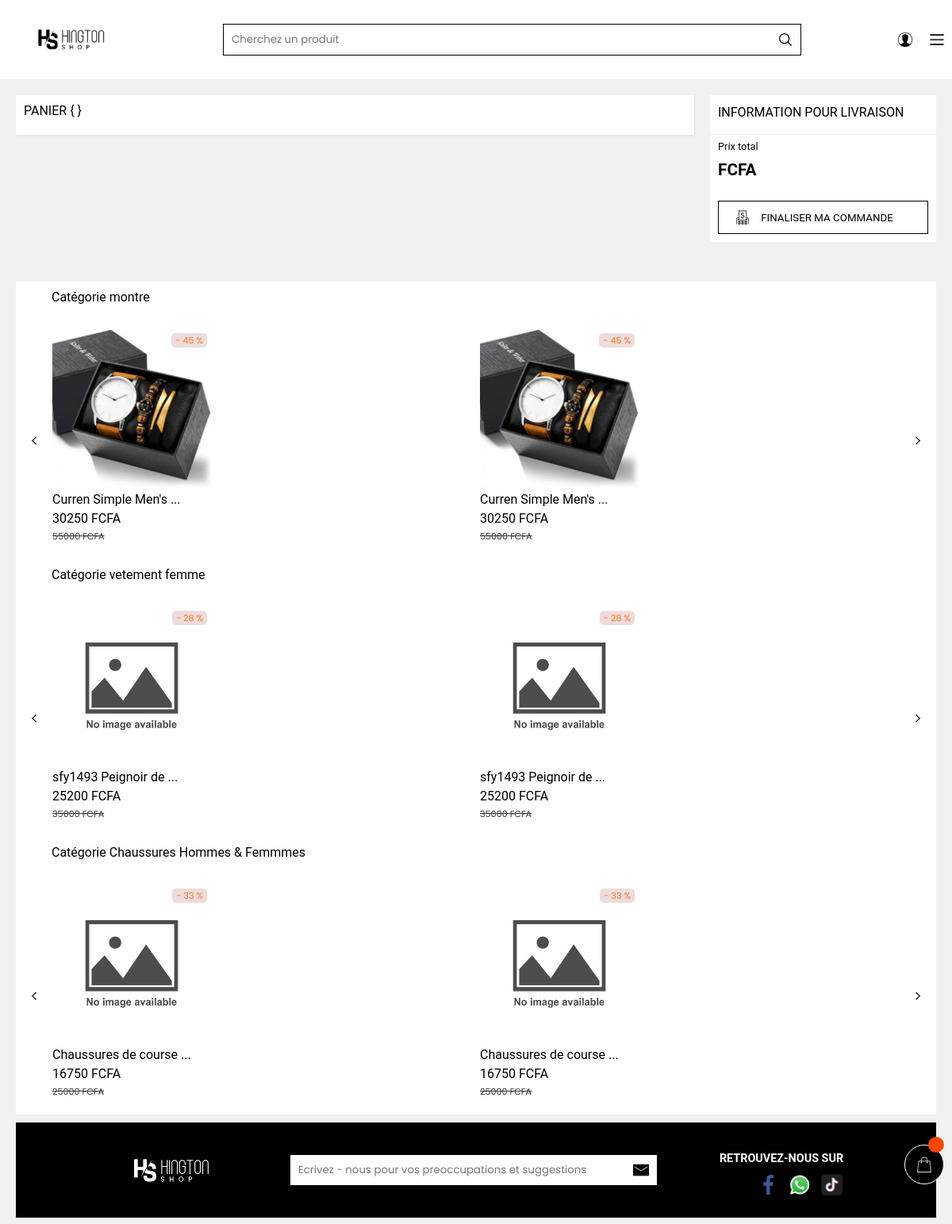
Page /monpanierls on the earlier database version.
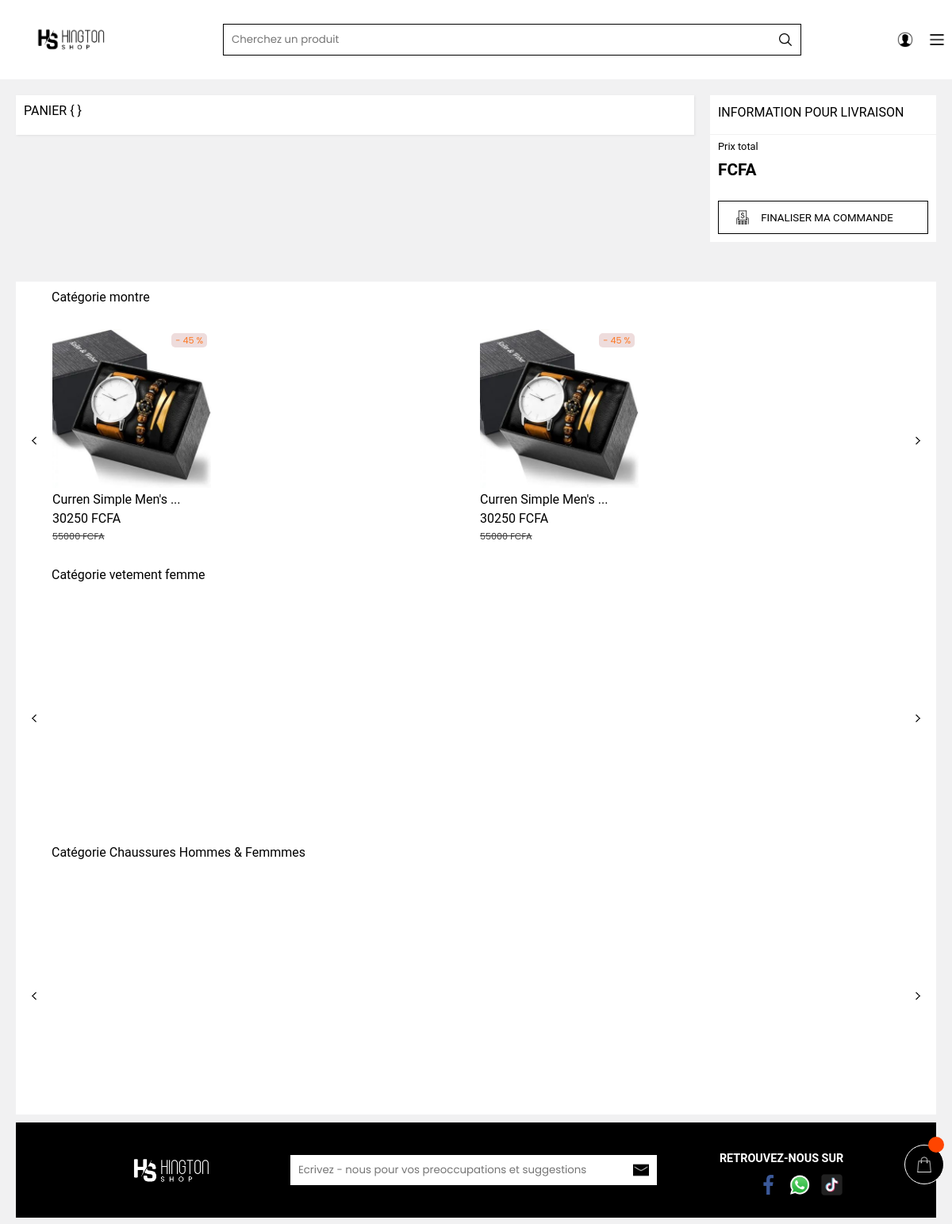
Same page on the later database version.
### app.py (models this page shows, shortened)
class Ajouter(db.Model):
    id = db.Column(db.Integer, primary_key = True)
    nom = db.Column(db.String(500), unique = False , nullable = False)
    description = db.Column(db.String(500), unique = False , nullable = False)
    liens = db.Column(db.String(500), unique = False , nullable = False)
    prix = db.Column(db.String(500), unique = False , nullable = False)
    porce = db.Column(db.String(500), unique = False , nullable = False)
    porceprix = db.Column(db.String(500), unique = False , nullable = False)
    categorie = db.Column(db.String(500), unique = False , nullable = False)
    image = db.Column(db.String(500), unique = True , nullable = False)
    twoimage = db.Column(db.String(500), unique = False , nullable = False)
    threeimage = db.Column(db.String(500), unique = False , nullable = False)
    forimage = db.Column(db.String(500), unique = False , nullable = False)
    xs = db.Column(db.String(500), unique = False , nullable = False)
    s = db.Column(db.String(500), unique = False , nullable = False)
    m = db.Column(db.String(500), unique = False , nullable = False)
    l = db.Column(db.String(500), unique = False , nullable = False)
    xl = db.Column(db.String(500), unique = False , nullable = False)
    xxl = db.Column(db.String(500), unique = False , nullable = False)
    rouge = db.Column(db.String(500), unique = False , nullable = False)
    blanc = db.Column(db.String(500), unique = False , nullable = False)
    noir = db.Column(db.String(500), unique = False , nullable = False)
    jaune = db.Column(db.String(500), unique = False , nullable = False)
    vert = db.Column(db.String(500), unique = False , nullable = False)
    orange = db.Column(db.String(500), unique = False , nullable = False)
    bleu = db.Column(db.String(500), unique = False , nullable = False)
    rose = db.Column(db.String(500), unique = False , nullable = False)
    marron = db.Column(db.String(500), unique = False , nullable = False)
    violet = db.Column(db.String(500), unique = False , nullable = False)
    gris = db.Column(db.String(500), unique = False , nullable = False)
    tranwite = db.Column(db.String(500), unique = False , nullable = False)
    tranneuf = db.Column(db.String(500), unique = False , nullable = False)
    karente = db.Column(db.String(500), unique = False , nullable = False)
    tranwiteun = db.Column(db.String(500), unique = False , nullable = False)
    tranwitedeux = db.Column(db.String(500), unique = False , nullable = False)
    tranwitrois = db.Column(db.String(500), unique = False , nullable = False)
    tranwitekate = db.Column(db.String(500), unique = False , nullable = False)
    xslet = db.Column(db.String(500), unique = False , nullable = False)
    slet = db.Column(db.String(500), unique = False , nullable = False)
    mlet = db.Column(db.String(500), unique = False , nullable = False)
    llet = db.Column(db.String(500), unique = False , nullable = False)
    xllet = db.Column(db.String(500), unique = False , nullable = False)
    xxllet = db.Column(db.String(500), unique = False , nullable = False)
    tranwitelet = db.Column(db.String(500), unique = False , nullable = False)
    tranneuflet = db.Column(db.String(500), unique = False , nullable = False)
    karentelet = db.Column(db.String(500), unique = False , nullable = False)
    tranwiteunlet = db.Column(db.String(500), unique = False , nullable = False)
    tranwitedeuxlet = db.Column(db.String(500), unique = False , nullable = False)
    tranwitroislet = db.Column(db.String(500), unique = False , nullable = False)
    tranwitekatelet = db.Column(db.String(500), unique = False , nullable = False)
    quantit = db.Column(db.String(500), unique = False , nullable = False)
    stat = db.Column(db.String(500), unique = False , nullable = False)

### app.py (the view)
@app.route('/monpanierls')
def monpanierls():
    gdhsuud = "data"
    conueww = len(gdhsuud)
    eudeyyt = Profil.query.all()
    catefemme = []
    montre = []
    chaussure = []
    tout = Ajouter.query.all()
    commenta = []
    articeldd = []
    recupe = Comment.query.all()
    for i in recupe:
        commenta.append(i)
    for i in eudeyyt:
        articeldd.append(i)
    for i in tout:
        if i.categorie == "VetementFemme" :
            catefemme.append(i)
        if i.categorie == "Montre" :
            montre.append(i)
        if i.categorie == "chaussure" :
            chaussure.append(i)
    if len(catefemme)>10 :
        catefemme = catefemme[:10]
    if len(montre) >10 :
        montre = montre[:10]
    if len(chaussure) >10 :
        chaussure = chaussure[:10]
    if len(commenta) > 1:
        print(commenta[0].mail)
    return render_template("panierls.html",commenta=commenta,conueww=conueww,gdhsuud=gdhsuud,catefemme=catefemme,montre=montre,chaussure=chaussure)

### templates/panierls.html (shortened to what the changed rows need)
<!DOCTYPE html>
<html lang="en">
<head>
    <link rel="stylesheet" href="/static/CSS/panierse.css">
</head>
<body>
<div class="listedeselements">
    <div class="grsgjd">
        <div class="listedeselements1">
            {% for i in montre %}
            {% if i.stat == "vrai" %}
            <a href="/montredetls/{{i.id}}">
                <div class="uneldd">
                    <div class="imahhd">
                        <img id="image" src="{{url_for('static', filename='uploads/' + i.image)}}" width="100%"
                                height="100%" alt="Image principale"
                                onerror="this.onerror=null;this.src='static/IMAGE/nnssd.jpg';">
                        <div class="reghd">
                            {% if i.porce != "0" %}
                            <p style="color: rgba(255, 102, 0, 0.865);font-size: 0.7rem;padding-left: 5px;padding-right: 5px;">- {{i.porce}} %</p>
                            {% endif %}
                        </div>
                    </div>
                    <p class="palhde" style="font-family: Roboto, -apple-system, BlinkMacSystemFont, Segoe UI, Helvetica Neue, Arial, sans-serif;padding-top: 5px;color: black;font-size: 1rem;">{{i.nom[:20:]}} ...</p>
                    <p style="font-family: Roboto, -apple-system, BlinkMacSystemFont, Segoe UI, Helvetica Neue, Arial, sans-serif;padding-top: 5px;color: black;">{{i.porceprix}} FCFA</p>
                    <p style="font-family: Roboto, -apple-system, BlinkMacSystemFont, Segoe UI, Helvetica Neue, Arial, sans-serif;font-size: 0.7rem;padding-top: 5px;color: rgb(53, 53, 53);"><s>{{i.prix}} FCFA</s></p>
                </div>
            </a>
            {% endif %}
            {% endfor %}
            {% if not montre[5] %}
            {% for i in montre %}
            {% if i.stat == "vrai" %}
            <a href="/montredetls/{{i.id}}">
                <div class="uneldd">
                    <div class="imahhd">
                        <img id="image" src="{{url_for('static', filename='uploads/' + i.image)}}" width="100%"
                                height="100%" alt="Image principale"
                                onerror="this.onerror=null;this.src='static/IMAGE/nnssd.jpg';">
                        <div class="reghd">
                            {% if i.porce != "0" %}
                            {% if i.porce != "0" %}
                            <p style="color: rgba(255, 102, 0, 0.865);font-size: 0.7rem;padding-left: 5px;padding-right: 5px;">- {{i.porce}} %</p>
                            {% endif %}
                            {% endif %}
                        </div>
                    </div>
                    <p class="palhde" style="font-family: Roboto, -apple-system, BlinkMacSystemFont, Segoe UI, Helvetica Neue, Arial, sans-serif;padding-top: 5px;color: black;font-size: 1rem;">{{i.nom[:20:]}} ...</p>
                    <p style="font-family: Roboto, -apple-system, BlinkMacSystemFont, Segoe UI, Helvetica Neue, Arial, sans-serif;padding-top: 5px;color: black;">{{i.porceprix}} FCFA</p>
                    <p style="font-family: Roboto, -apple-system, BlinkMacSystemFont, Segoe UI, Helvetica Neue, Arial, sans-serif;font-size: 0.7rem;padding-top: 5px;color: rgb(53, 53, 53);"><s>{{i.prix}} FCFA</s></p>
                </div>
            </a>
            {% endif %}
            {% endfor %}
            {% endif %}
        </div>
    </div>
</div>
<div class="listedeselements">
    <div class="grsgjd">
        <div class="listedeselements1">
            {% for i in catefemme %}
            {% if i.stat == "vrai" %}
             <a href="/habidetls/{{i.id}}">
                <div class="uneldd">
                    <div class="imahhd">
                        <img id="image" src="{{url_for('static', filename='uploads/' + i.image)}}" width="100%"
                                height="100%" alt="Image principale"
                                onerror="this.onerror=null;this.src='static/IMAGE/nnssd.jpg';">
                        <div class="reghd">
                            {% if i.porce != "0" %}
                            <p style="color: rgba(255, 102, 0, 0.865);font-size: 0.7rem;padding-left: 5px;padding-right: 5px;">- {{i.porce}} %</p>
                            {% endif %}
                        </div>
                    </div>
                    <p class="palhde" style="font-family: Roboto, -apple-system, BlinkMacSystemFont, Segoe UI, Helvetica Neue, Arial, sans-serif;padding-top: 5px;color: black;font-size: 1rem;">{{i.nom[:20:]}} ...</p>
                    <p style="font-family: Roboto, -apple-system, BlinkMacSystemFont, Segoe UI, Helvetica Neue, Arial, sans-serif;padding-top: 5px;color: black;">{{i.porceprix}} FCFA</p>
                    <p style="font-family: Roboto, -apple-system, BlinkMacSystemFont, Segoe UI, Helvetica Neue, Arial, sans-serif;font-size: 0.7rem;padding-top: 5px;color: rgb(53, 53, 53);"><s>{{i.prix}} FCFA</s></p>
                </div>
            </a>
            {% endif %}
            {% endfor %}
            {% if not catefemme[5] %}
            {% for i in catefemme %}
            {% if i.stat == "vrai" %}
             <a href="/habidetls/{{i.id}}">
                <div class="uneldd">
                    <div class="imahhd">
                        <img id="image" src="{{url_for('static', filename='uploads/' + i.image)}}" width="100%"
                                height="100%" alt="Image principale"
                                onerror="this.onerror=null;this.src='static/IMAGE/nnssd.jpg';">
                        <div class="reghd">
                            {% if i.porce != "0" %}
                            <p style="color: rgba(255, 102, 0, 0.865);font-size: 0.7rem;padding-left: 5px;padding-right: 5px;">- {{i.porce}} %</p>
                            {% endif %}
                        </div>
                    </div>
                    <p class="palhde" style="font-family: Roboto, -apple-system, BlinkMacSystemFont, Segoe UI, Helvetica Neue, Arial, sans-serif;padding-top: 5px;color: black;font-size: 1rem;">{{i.nom[:20:]}} ...</p>
                    <p style="font-family: Roboto, -apple-system, BlinkMacSystemFont, Segoe UI, Helvetica Neue, Arial, sans-serif;padding-top: 5px;color: black;">{{i.porceprix}} FCFA</p>
                    <p style="font-family: Roboto, -apple-system, BlinkMacSystemFont, Segoe UI, Helvetica Neue, Arial, sans-serif;font-size: 0.7rem;padding-top: 5px;color: rgb(53, 53, 53);"><s>{{i.prix}} FCFA</s></p>
                </div>
            </a>
            {% endif %}
            {% endfor %}
            {% endif %}
        </div>
    </div>
</div>
   <div class="listedeselements">
    <div class="grsgjd">
        <div class="listedeselements1">
            {% for i in chaussure %}
            {% if i.stat == "vrai" %}
            <a href="/chasuss/{{i.id}}">
                <div class="uneldd">
                    <div class="imahhd">
                        <img id="image" src="{{url_for('static', filename='uploads/' + i.image)}}" width="100%"
                                height="100%" alt="Image principale"
                                onerror="this.onerror=null;this.src='static/IMAGE/nnssd.jpg';">
                        <div class="reghd">
                            {% if i.porce != "0" %}
                            <p style="color: rgba(255, 102, 0, 0.865);font-size: 0.7rem;padding-left: 5px;padding-right: 5px;">- {{i.porce}} %</p>
                            {% endif %}
                        </div>
                    </div>
                    <p class="palhde" style="font-family: Roboto, -apple-system, BlinkMacSystemFont, Segoe UI, Helvetica Neue, Arial, sans-serif;padding-top: 5px;color: black;font-size: 1rem;">{{i.nom[:20:]}} ...</p>
                    <p style="font-family: Roboto, -apple-system, BlinkMacSystemFont, Segoe UI, Helvetica Neue, Arial, sans-serif;padding-top: 5px;color: black;">{{i.porceprix}} FCFA</p>
                    <p style="font-family: Roboto, -apple-system, BlinkMacSystemFont, Segoe UI, Helvetica Neue, Arial, sans-serif;font-size: 0.7rem;padding-top: 5px;color: rgb(53, 53, 53);"><s>{{i.prix}} FCFA</s></p>
                </div>
            </a>
            {% endif %}
            {% endfor %}
            {% if not chaussure[5] %}
            {% for i in chaussure %}
            {% if i.stat == "vrai" %}
            <a href="/chasuss/{{i.id}}">
                <div class="uneldd">
                    <div class="imahhd">
                        <img id="image" src="{{url_for('static', filename='uploads/' + i.image)}}" width="100%"
                                height="100%" alt="Image principale"
                                onerror="this.onerror=null;this.src='static/IMAGE/nnssd.jpg';">
                        <div class="reghd">
                            {% if i.porce != "0" %}
                            {% if i.porce != "0" %}
                            <p style="color: rgba(255, 102, 0, 0.865);font-size: 0.7rem;padding-left: 5px;padding-right: 5px;">- {{i.porce}} %</p>
                            {% endif %}
                            {% endif %}
                        </div>
                    </div>
                    <p class="palhde" style="font-family: Roboto, -apple-system, BlinkMacSystemFont, Segoe UI, Helvetica Neue, Arial, sans-serif;padding-top: 5px;color: black;font-size: 1rem;">{{i.nom[:20:]}} ...</p>
                    <p style="font-family: Roboto, -apple-system, BlinkMacSystemFont, Segoe UI, Helvetica Neue, Arial, sans-serif;padding-top: 5px;color: black;">{{i.porceprix}} FCFA</p>
                    <p style="font-family: Roboto, -apple-system, BlinkMacSystemFont, Segoe UI, Helvetica Neue, Arial, sans-serif;font-size: 0.7rem;padding-top: 5px;color: rgb(53, 53, 53);"><s>{{i.prix}} FCFA</s></p>
                </div>
            </a>
            {% endif %}
            {% endfor %}
            {% endif %}
        </div>
    </div>
</div>
<div class="insedfole">
    <footer id="foot" >
        <div id="head " style="padding-top: 20px;padding-left: 20px;">
            <h1 style="color: white;font-size: 0.9rem;font-family: Roboto, -apple-system, BlinkMacSystemFont, Segoe UI, Helvetica Neue, Arial, sans-serif">RETROUVEZ-NOUS SUR</h1>
        </div>
    </footer>
</div>
</body>
</html>

Differences in the rows shown:
removed Ajouter: porce "28", nom "sfy1493 Peignoir de", porceprix "25200", prix "35000"
removed Ajouter: porce "33", nom "Chaussures de course", porceprix "16750", prix "25000"
